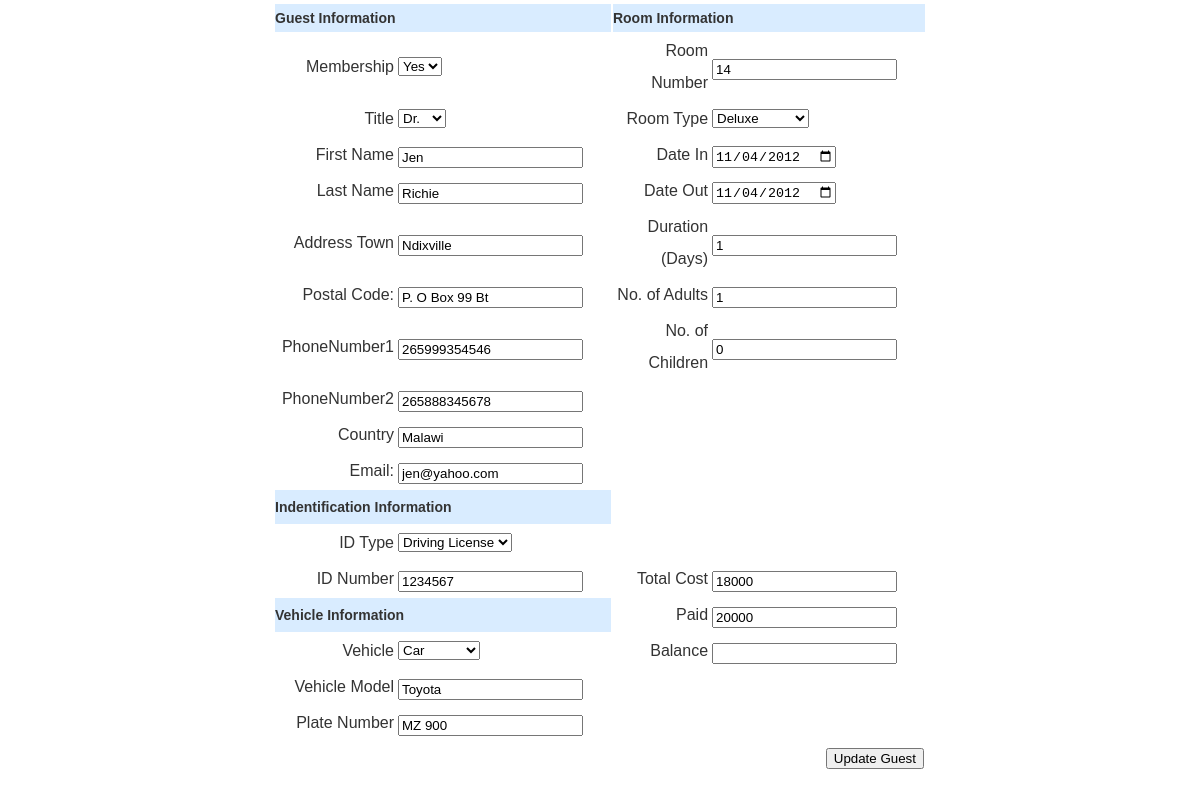
Screenshot of /admin/edit/editguest.php?gno=4 (signed in) with the database file from the repository.
### tables this page shows
CREATE TABLE `customers` (
  `CustomerId` int(3) NOT NULL auto_increment,
  `CustomerTitle` text NOT NULL,
  `Membership` text NOT NULL,
  `CustomerFName` text NOT NULL,
  `CustomerLName` text NOT NULL,
  `AddressTown` text NOT NULL,
  `AddressCountry` text NOT NULL,
  `AddressPostalCode` varchar(15) NOT NULL,
  `PhoneNumber1` varchar(15) NOT NULL,
  `PhoneNumber2` varchar(15) NOT NULL,
  `CustomerEmail` varchar(50) NOT NULL,
  `IdNumber` varchar(10) NOT NULL,
  `IdType` text NOT NULL,
  `PlateNumber` varchar(15) NOT NULL,
  `Status` text NOT NULL,
  `Date` varchar(15) NOT NULL,
  PRIMARY KEY  (`CustomerId`)
);

CREATE TABLE `reservations` (
  `ReservationId` int(4) NOT NULL auto_increment,
  `CustomerId` int(3) NOT NULL,
  `RoomNo` int(3) NOT NULL,
  `RoomType` text NOT NULL,
  `DateIn` varchar(10) NOT NULL,
  `DateOut` varchar(10) NOT NULL,
  `Duration` int(3) NOT NULL,
  `Month` text NOT NULL,
  `NoAdults` int(2) NOT NULL,
  `NoChildren` int(2) NOT NULL,
  PRIMARY KEY  (`ReservationId`)
);

CREATE TABLE `guest` (
  `GuestId` int(3) NOT NULL,
  `GuestTitle` text NOT NULL,
  `FirstName` text NOT NULL,
  `LastName` text NOT NULL,
  `AddressTown` text NOT NULL,
  `AddressPostalCode` varchar(20) NOT NULL,
  `AddressCountry` text NOT NULL,
  `PhoneNumber1` varchar(15) NOT NULL,
  `PhoneNumber2` varchar(15) NOT NULL,
  `GuestEmail` varchar(50) NOT NULL,
  PRIMARY KEY  (`GuestId`)
);

CREATE TABLE `payments` (
  `PaymentId` int(3) NOT NULL auto_increment,
  `CustomerId` int(3) NOT NULL,
  `PaymentMethodId` int(3) NOT NULL,
  `AmountPaid` int(10) NOT NULL,
  `Totalcost` int(10) NOT NULL,
  `Balance` int(10) NOT NULL,
  PRIMARY KEY  (`PaymentId`)
);

CREATE TABLE `vehicle` (
  `Vehicle_id` int(11) NOT NULL auto_increment,
  `PlateNumber` varchar(15) NOT NULL,
  `Vehicle` text NOT NULL,
  `VehicleModel` text NOT NULL,
  PRIMARY KEY  (`Vehicle_id`)
);

### lib/modules/editGuest.php (the view, shortened to what this page needs)
<?php
 require_once('../../Connections/db_link.php');
 $gno = $_GET["gno"];
 $select_guest = "SELECT * FROM guest WHERE GuestId = '$gno' ";
 $excute_guest = mysql_query($select_guest,$db_link) or die(mysql_error());
 $row_result_guest = mysql_fetch_assoc($excute_guest);
 $select_customer = "SELECT * FROM customers WHERE CustomerId = '$gno' ";
 $excute_customer = mysql_query($select_customer,$db_link) or die(mysql_error());
 $row_result_customer = mysql_fetch_assoc($excute_customer);
 $plateid = $row_result_customer['PlateNumber'];
 $select_vehicle = "SELECT * FROM vehicle WHERE PlateNumber = '$plateid' ";
 $excute_vehicle = mysql_query($select_vehicle, $db_link) or die (mysql_error());
 $row_result_vehicle = mysql_fetch_assoc($excute_vehicle);
 $select_reservation = "SELECT * FROM reservations WHERE CustomerId = '$gno' ";
 $excute_reservation = mysql_query($select_reservation,$db_link) or die(mysql_error());
 $row_result_reservation = mysql_fetch_assoc($excute_reservation);
 $select_payment = "SELECT AmountPaid, Totalcost FROM payments WHERE CustomerId = '$gno' ";
 $excute_payment = mysql_query($select_payment, $db_link) or die(mysql_errno());
 $row_result_payment = mysql_fetch_assoc($excute_payment);
 $updateFormAction = $_SERVER['PHP_SELF'];
	if (isset($_SERVER['QUERY_STRING'])) {
  $updateFormAction .= "?" . htmlentities($_SERVER['QUERY_STRING']);
}
?>
<form name="UpdateGuest" action="<?php echo $updateFormAction; ?>" method="post">
<div id ="pop_table">
<table width="654" border="0">
  <tr>
    <th colspan="2">Guest Information </td>
    <th colspan="2">Room Information </td>  </tr>
  <tr>
    <td align="right">Membership</td>
    <td>
      <select name="Membership">
        <option value="Yes" <?php if ($row_result_customer['Membership'] == 'Yes') {echo "selected=\"selected\"";} ?>>Yes</option>
      </select>    </td>
    <td align="right">Room Number </td>
    <td>
      <input type="text" name="RoomNumber" value="<?php echo  $row_result_reservation['RoomNo']; ?>">    </td>
  </tr>
  <tr>
    <td align="right">Title</td>
    <td><select name="Title">
		<option value="Dr." <?php if ($row_result_customer['CustomerTitle'] == 'Dr.') {echo "selected=\"selected\"";} ?>>Dr.</option>
      </select>	</td>
    <td align="right">Room Type </td>
    <td><select name="RoomType">
      <option value="Deluxe" <?php if ($row_result_reservation['RoomType'] == 'Deluxe') {echo "selected=\"selected\"";} ?>>Deluxe</option>
    </select></td>
  </tr>
  <tr>
    <td width="222" align="right">First Name </td>
    <td width="682"><input name="FirstName" type="text" maxlength="20" value="<?php echo  $row_result_guest['FirstName']; ?>"></td>
    <td width="682" align="right">Date In </td>
    <td width="682"><input type="date" name="DateIn" value="<?php echo  $row_result_reservation['DateIn']; ?>"></td>
  </tr>
  <tr>
    <td align="right">Last Name </td>
    <td><input name="LastName" type="text" maxlength="20" value="<?php echo  $row_result_guest['LastName']; ?>"></td>
    <td align="right">Date Out </td>
    <td><input type="date" name="DateOut" value="<?php echo  $row_result_reservation['DateOut']; ?>"></td>
  </tr>
  <tr>
    <td align="right">Address Town</td>
    <td><input name="AddressTown" type="text" maxlength="20" value="<?php echo  $row_result_guest['AddressTown']; ?>"></td>
    <td align="right">Duration (Days) </td>
    <td><input type="text" name="Duration" value="<?php echo  $row_result_reservation['Duration']; ?>"></td>
  </tr>
  <tr>
    <td align="right">Postal Code: </td>
    <td><input name="AddressPostal" type="text" maxlength="20" value="<?php echo  $row_result_guest['AddressPostalCode']; ?>"></td>
    <td align="right">No. of Adults </td>
    <td><input type="text" name="NoAdults" value="<?php echo  $row_result_reservation['NoAdults']; ?>"></td>
  </tr>
  <tr>
    <td align="right">PhoneNumber1</td>
    <td><input name="PhoneNumber1" type="text" maxlength="20" value="<?php echo  $row_result_guest['PhoneNumber1']; ?>"></td>
    <td align="right">No. of Children </td>
    <td><input name="NoChildren" type="text" maxlength="20" value="<?php echo  $row_result_reservation['NoChildren']; ?>"></td>
  </tr>
  <tr>
    <td align="right">PhoneNumber2</td>
    <td><input name="PhoneNumber2" type="text" maxlength="20" value="<?php echo  $row_result_guest['PhoneNumber2']; ?>"></td>
    <td align="right">&nbsp;</td>
    <td>&nbsp;</td>
  </tr>
  <tr>
    <td align="right">Country</td>
    <td><input name="Country" type="text" maxlength="20" value="<?php echo  $row_result_guest['AddressCountry']; ?>"></td>
    <td align="right">&nbsp;</td>
    <td>&nbsp;</td>
  </tr>
  <tr>
    <td align="right">Email:</td>
    <td><input name="Email" type="text" maxlength="20" value="<?php echo  $row_result_guest['GuestEmail']; ?>"></td>
    <td align="right">&nbsp;</td>
    <td>&nbsp;</td>
  </tr>
  <tr>
    <th colspan="2">Indentification Information </td>
    <td>&nbsp;</td>
    <td>&nbsp;</td>
  </tr>
  <tr>
    <td align="right">ID Type </td>
    <td><select name="IdType">
      <option value="Driving License" <?php if ($row_result_customer['IdType'] == 'Driving License') {echo "selected=\"selected\"";} ?>>Driving License</option>
    </select></td>
    <td>&nbsp;</td>
    <td>&nbsp;</td>
  </tr>
  <tr>
    <td align="right">ID Number </td>
    <td><input name="IdNumber" type="text" maxlength="20" value="<?php echo  $row_result_customer['IdNumber']; ?>"></td>
    <td align="right">Total Cost </td>
    <td>
      <input type="text" name="Totalcost" value="<?php echo  $row_result_payment['Totalcost']; ?>"></td>
  </tr>
  <tr>
    <th colspan="2">Vehicle Information</td>
    <td align="right">Paid</td>
    <td>
      <input type="text" name="AmountPaid" value="<?php echo  $row_result_payment['AmountPaid']; ?>">    </td>
  </tr>
  <tr>
    <td align="right">Vehicle</td>
    <td>
      <select name="Vehicle">
        <option value="Car" <?php if ($row_result_vehicle['Vehicle'] == 'Car') {echo "selected=\"selected\"";} ?>>Car</option>
      </select>    </td>
    <td align="right">Balance</td>
    <td>
      <input type="text" name="Balance" value="<?php echo  $row_result_payment['Balance']; ?>">    </td>
  </tr>
  <tr>
    <td align="right">Vehicle Model </td>
    <td>
      <input type="text" name="VehicleModel" value="<?php echo  $row_result_vehicle['VehicleModel']; ?>">    </td>
    <td>&nbsp;</td>
    <td>&nbsp;</td>
  </tr>
  <tr>
    <td align="right">Plate Number </td>
    <td>
      <input type="text" name="PlateNo" value="<?php echo  $row_result_vehicle['PlateNumber']; ?>">    </td>
    <td>&nbsp;</td>
    <td>&nbsp;</td>
  </tr>
<tr>
	<td colspan="4"><div class="Form_buttons" ><input type="submit" value="Update Guest"></div></td>
</tr>
</table>
</div>
</form>

### rows the page displays
customers: Membership "Yes", Title "Dr.", IdType "Driving License", IdNumber "1234567"
reservations: RoomNumber "14", RoomType "Deluxe", DateIn "11/04/2012", DateOut "11/04/2012", Duration "1", NoAdults "1", NoChildren "0"
guest: FirstName "Jen", LastName "Richie", AddressTown "Ndixville", AddressPostal "P. O Box 99 Bt", PhoneNumber1 "265999354546", PhoneNumber2 "265888345678", Country "Malawi", Email "jen@yahoo.com"
payments: Totalcost "18000", AmountPaid "20000"
vehicle: Vehicle "Car", VehicleModel "Toyota", PlateNo "MZ 900"
